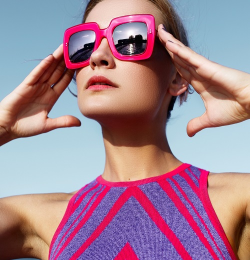
#> input picture 02-配套案例/03-机器视觉基础应用实训案例/04-图像二值化基础实训/test.png, 250 x 260 px
$ python '1_简单阈值.py'
#> lines starting #> are read from the running program, lines starting #| are printed output that depends on the picture; after the words box and inside, x2 and y2 are one past the last pixel; in counts of white or black regions, pixels touching at a corner belong together
#!/usr/bin/env python3
# -*- coding: utf-8 -*-


"""
    使用函数cv2.threshold()进行简单的阈值处理
    函数原型为：threshold(src, thresh, maxval, type[, dst]) -> retval, dst
        返回值
            retval：当前用来对像素值进行分类的低阈值,默认情况下和参数thresh相等
            dst：二值化处理后的图像,像素值中只存在0或255
        参数解析：
                src:需要二值化的原图像，必须是灰度图,传入一种彩色图没有意义；
                thresh：用来对像素值进行分类的阈值；
                maxval：就是当像素值高于，有时是小于阈值时应该被赋予的新的像素值；

                type：阈值处理方式，OpenCV提供多种阈值处理方法
                        cv2.THRESH_BINARY：超过阈值部分取maxval（最大值），否则取0
                        cv2.THRESH_BINARY_INV ：THRESH_BINARY的反转
                        cv2.THRESH_TRUNC ：大于阈值部分设为阈值，否则不变
                        cv2.THRESH_TOZERO ：大于阈值部分不改变，否则设为0
                        cv2.THRESH_TOZERO_INV ：THRESH_TOZERO的反转

"""

import cv2 as cv
import numpy as np

# 读入灰度图
img = cv.imread('./test.png', 0)
#> img: shape (260, 250); min 1, max 254, mean 141.9
# 查看二值化 阈值处理方法
THRESH_TYPES = [i for i in dir(cv) if 'THRESH_' in i]
print(THRESH_TYPES)
print('*' * 60)
"""
    ['ADAPTIVE_THRESH_GAUSSIAN_C',
     'ADAPTIVE_THRESH_MEAN_C',
     'THRESH_BINARY',
     'THRESH_BINARY_INV',
     'THRESH_MASK',
     'THRESH_OTSU',
     'THRESH_TOZERO',
     'THRESH_TOZERO_INV',
     'THRESH_TRIANGLE',
     'THRESH_TRUNC']
"""

# 使用cv2.THRESH_BINARY方法来二值化
ret, thresh_binary = cv.threshold(img, 127, 255, cv.THRESH_BINARY)
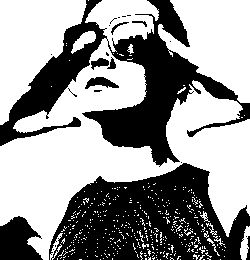
#> thresh_binary: shape (260, 250); 58.9% white; 24 black regions (15 under 20 px), largest, box (x1, y1, x2, y2) and area: (0, 0, 250, 167) 12411, (49, 163, 250, 260) 12345, (0, 216, 43, 260) 1342

# cv2.THRESH_BINARY_INV
ret, thresh_binary_inv = cv.threshold(img, 127, 255, cv.THRESH_BINARY_INV)

# cv2.THRESH_TRUNC
ret, thresh_trunc = cv.threshold(img, 127, 255, cv.THRESH_TRUNC)
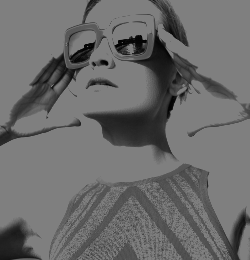
#> thresh_trunc: shape (260, 250); min 1, max 127, mean 107.4

# cv2.THRESH_TOZERO
ret, thresh_tozero = cv.threshold(img, 127, 255, cv.THRESH_TOZERO)
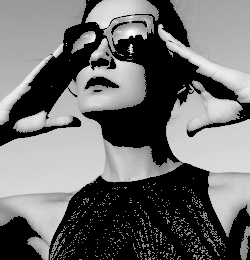
#> thresh_tozero: shape (260, 250); min 0, max 254, mean 109.3

# cv2.THRESH_TOZERO_INV
ret, thresh_tozero_inv = cv.threshold(img, 127, 255, cv.THRESH_TOZERO_INV)
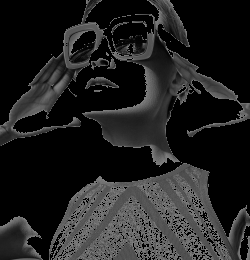
#> thresh_tozero_inv: shape (260, 250); min 0, max 127, mean 32.6

hstack1 = np.hstack((img, thresh_binary, thresh_binary_inv))
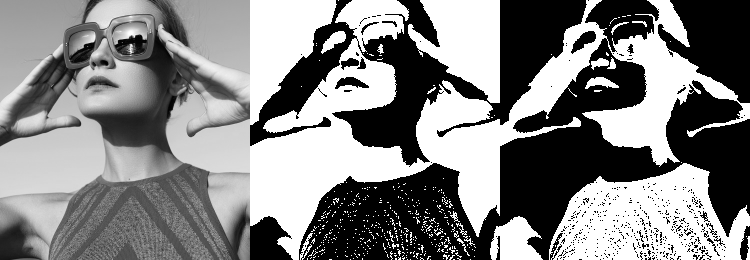
#> hstack1: shape (260, 750); min 0, max 255, mean 132.3
hstack2 = np.hstack((thresh_trunc, thresh_tozero, thresh_tozero_inv))
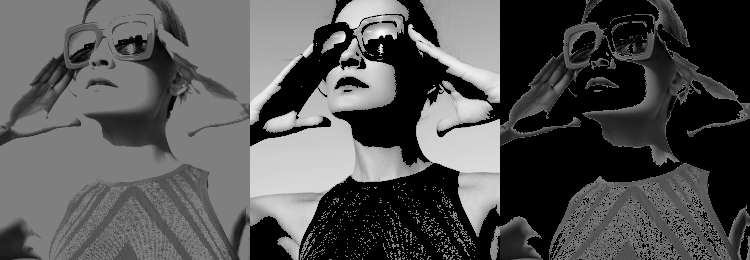
#> hstack2: shape (260, 750); min 0, max 254, mean 83.1
img_show = np.vstack((hstack1, hstack2))
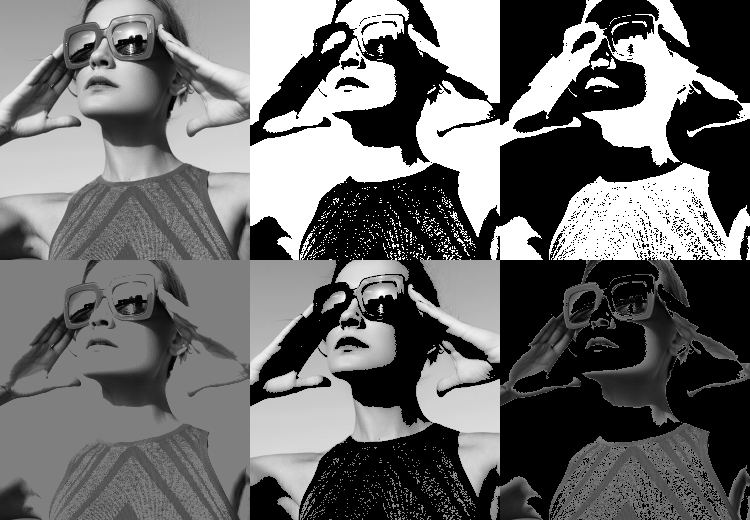
#> img_show: shape (520, 750); min 0, max 255, mean 107.7
cv.imshow('test', img_show)
cv.waitKey(0)
cv.destroyAllWindows()

# 理解提高
small = np.array(range(0, 256), np.uint8).reshape(16, 16)
print(small)
print('*' * 60)
cv.imshow('small', small)
ret, small_thresh = cv.threshold(small, 127, 200, cv.THRESH_TOZERO_INV)
cv.imshow('small_thr', small_thresh)
print(ret)
print('*' * 60)
print(small_thresh)
cv.waitKey(0)

$ run again, with 02-配套案例/03-机器视觉基础应用实训案例/04-图像二值化基础实训/noisy2.png copied over 02-配套案例/03-机器视觉基础应用实训案例/04-图像二值化基础实训/test.png
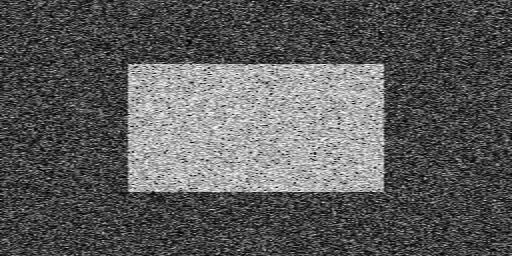
#> input picture 02-配套案例/03-机器视觉基础应用实训案例/04-图像二值化基础实训/noisy2.png, 512 x 256 px
#> img is the input picture: shape (256, 512); min 0, max 254, mean 91
#> `ret, thresh_binary = cv.threshold(img, 127, 255, cv.THRESH_BINARY)`:
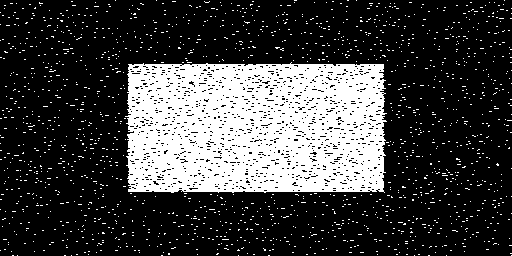
#> thresh_binary: shape (256, 512); 25.3% white; 1632 white regions (1631 under 20 px), largest, box (x1, y1, x2, y2) and area: (125, 62, 387, 193) 29976
#> `img_show = np.vstack((hstack1, hstack2))`:
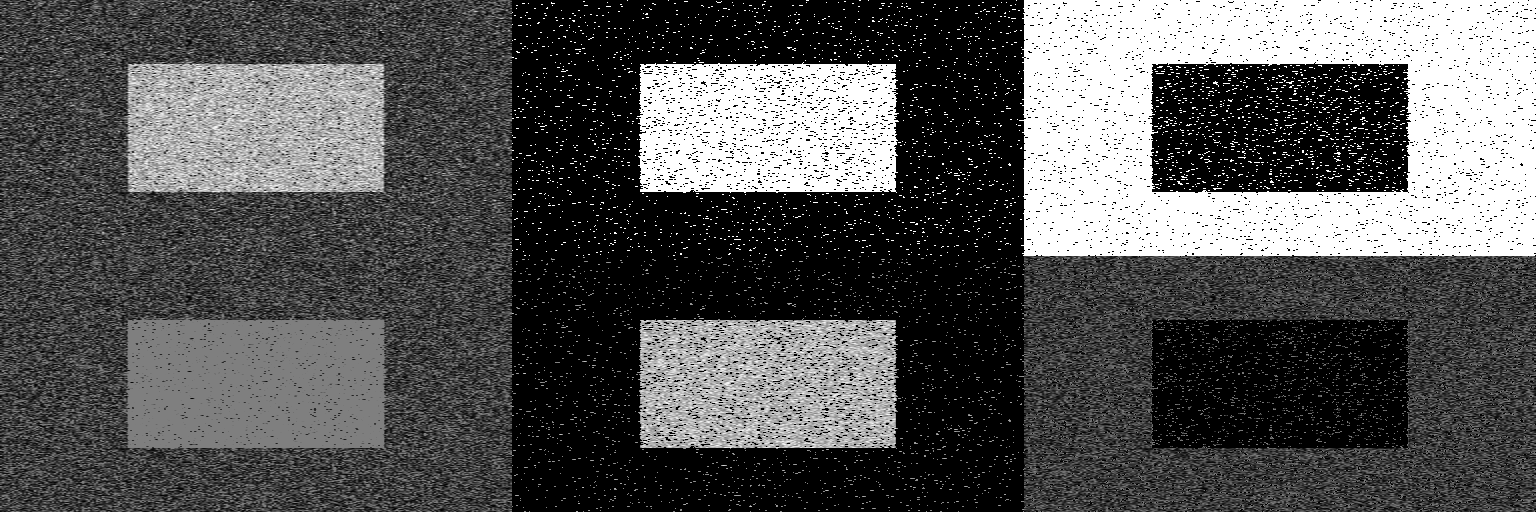
#> img_show: shape (512, 1536); min 0, max 255, mean 86
